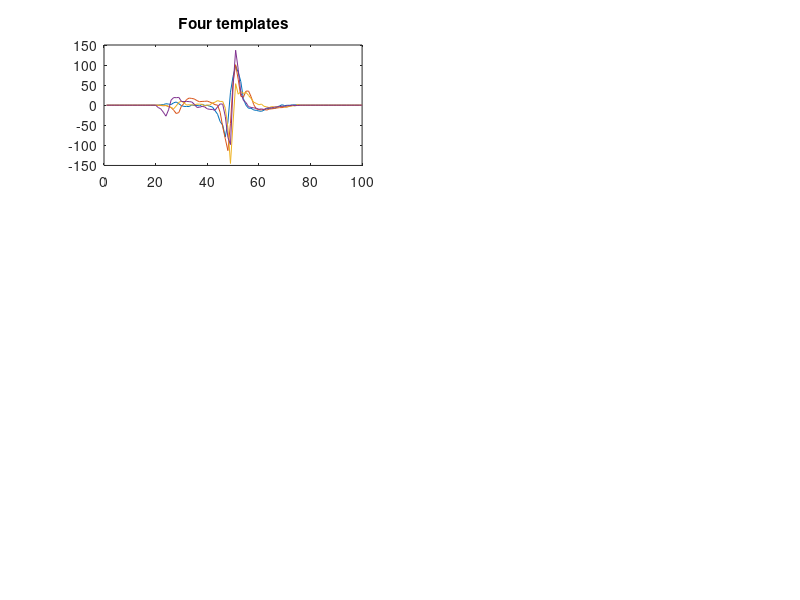

Reproduce this figure in MATLAB. (Note: this script raises an error after producing the figure.)
%DEMO  High-resolution toolbox.% This is a stand alone program that demonstrates the functions in the% High Resolution toolbox.  Read the comments in the m-file for an% explanation.% Copyright (c) 2006-2009. Kevin C. McGill and others.% Part of EMGlab version 1.0.% This work is licensed under the Aladdin free public license.% For copying permissions see license.txt.% email: emglab@emglab.net% Here are four templates:clear xx(:,1) = [-0.1;1.2;1.6;3.7;2.9;1.7;6.1;8;3.7;-1;-2.9;-3.1;-3.3;0.8;...-0.8;-0.6;-1.8;2.3;-0.5;-0.2;-2.5;-4.4;-13.3;-22.4;-40.8;-49.5;-79;...-42.3;32.4;71.5;98.4;82.1;59.1;16.6;-0;-7.6;-7.5;-11.8;-12.8;-14.4;...-15.2;-12.3;-8.5;-8.3;-6.7;-7.9;-5;-1.7;1.2;-0.9;-0.1;-0.1;0.8;0.9;0.9];x(:,2) = [0.2;-0.7;-1.3;-0.8;-3.3;-5.8;-12.5;-20.7;-18.1;-2.3;4.6;...14.2;17.9;16.9;15.6;11.5;8.7;9.5;9.7;10.4;7.8;5.2;1.4;0.3;-17.6;-54;...-83.6;-113;-44.9;57.5;101;64.2;22.4;20;35;35.4;21.1;1.7;-9.1;-10.9;...-11.5;-10.4;-12.2;-9.6;-9;-8.1;-6.8;-6;-5.9;-4.3;-4.5;-2.1;-1;-0.1;-0.7];x(:,3) = [-0.4;0.3;-0.4;-0.4;-2.6;-5.4;-8.8;-1.6;7.3;10;6.1;0.4;1.2;...0.7;0.5;2.8;2.6;2.3;-1.9;0.6;0.4;6;7.4;11.5;9.4;9.4;-7.5;-55.3;-145;...-44;53.7;27.5;34;29.4;32;24.6;16.7;7.6;4.6;1.2;2.8;-2.7;-4;-5.9;-3.2;...-4.6;-3.6;-4.3;-2.6;-4.9;-3.6;-2.6;-1.2;-1.7;2];x(:,4) = [-5.7;-9.1;-17.6;-27.2;-11.6;12.7;19.1;18.8;19.5;9.4;9;9.5;...9;8.2;2.3;-5.4;-5.1;-2.8;-4.2;-8.9;-10.3;-10.5;-12.7;-4.1;3.3;2.7;-28.3;...-79.9;-98.1;45.6;137;89.6;31.9;12.2;6.7;-3.7;-5.4;-6.6;-7.5;-10.1;-9.1;...-10.6;-7.1;-6.5;-6.6;-4.7;-4.1;-3.2;-2.5;-2.6;-1.1;-1;0.1;-1;-0.6];x = [zeros(20,4); x; zeros(25,4)];subplot (3,2,1);plot (x);title ('Four templates')% Use RTP and IRTP to convert back and forth from the time domain% to real trigonometric polynomials.  Use HR_SHIFT to time-shift % signals in the RTP domain. xp = rtp (x);	% TRP representations of the templates.xps = hr_shift (xp, [-30, -10, 10, 30]);	% Spread them outsubplot (3,2,2);plot (irtp(xps, 5)); 		% Plot them, interpolating by 5.title ('Spread out and interpolated');% Simulate an occurrence of unit 4 that is out of alignment with% the template by a fraction of a sampling interval. xp4 = xp(:,4);			% template 4.d0 = rand - 0.5;		% Pick a random occurrence time in [-.5, .5].n = 2*randn(size(xp4));	% White gaussian noise.		yp4 = hr_shift (xp4, d0)+n;	% yp4 is a shifted, noisy version of template 4.subplot (3,2,3);plot (irtp([xp4, yp4, xp4-yp4])); % Plot waveform, template, differencetitle ('Time-quantization error');% Use rptALIGN to align the template to the waveform.[b,d] = hr_align (xp4, yp4);	% Estimate the occurrence time. disp ('Time-quantization.');disp ('    actual   estimated');disp([d0, d]);			% Print the actual and estimate times.XP4 = hr_shift(xp4, d);		% Shift the template into alignment.subplot (3,2,4);plot (irtp([yp4, XP4, yp4-XP4]));	% Plot waveform, aligned template, difference.title ('Optimal alignment')% Simulate a superimposition of all four units.d0 = rand (4,1) * 20 - 10; 	% Pick random occurrence times for the units.n = 2*randn(size(xp4));	% White gaussian noise.yp = comp(xp,d0)+n;	% xd is a noisy sum of the shifted templates.subplot (3,2,5);plot (irtp(yp));title ('Superimposition');% Use RESOLVE to find the optimal alignment.d = resolve (yp, xp);	% Estimate the occurrence times.disp ('Superimposition.');disp ('    actual   estimated');disp([d0, d]);			% Print the actual and estimated times.XP = comp(xp,d);		% Compute the reconstruction.subplot (3,2,6);plot (irtp([yp, XP, yp-XP]));	% Plot waveform, reconstruction, difference.title ('Optimal Resolution');